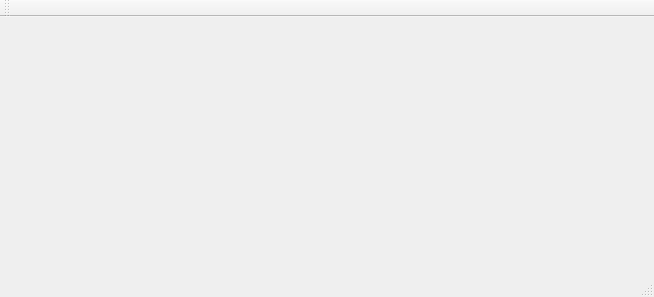
<?xml version="1.0" encoding="UTF-8"?>
<ui version="4.0">
 <class>MainWindow</class>
 <widget class="QMainWindow" name="MainWindow">
  <property name="geometry">
   <rect>
    <x>0</x>
    <y>0</y>
    <width>654</width>
    <height>297</height>
   </rect>
  </property>
  <property name="windowTitle">
   <string>MainWindow</string>
  </property>
  <widget class="QWidget" name="centralWidget"/>
  <widget class="QMenuBar" name="menuBar">
   <property name="geometry">
    <rect>
     <x>0</x>
     <y>0</y>
     <width>654</width>
     <height>21</height>
    </rect>
   </property>
  </widget>
  <widget class="QToolBar" name="mainToolBar">
   <attribute name="toolBarArea">
    <enum>TopToolBarArea</enum>
   </attribute>
   <attribute name="toolBarBreak">
    <bool>false</bool>
   </attribute>
  </widget>
  <widget class="QStatusBar" name="statusBar"/>
 </widget>
 <layoutdefault spacing="6" margin="11"/>
 <resources/>
 <connections/>
</ui>
